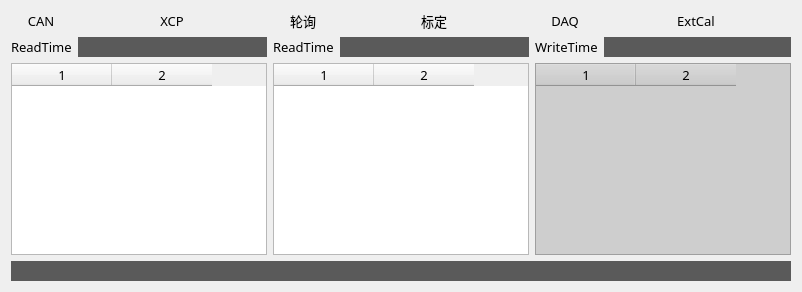
      <widget class="QWidget" name="tab_2">
       <attribute name="title">
        <string>XCP_2nd</string>
       </attribute>
       <layout class="QGridLayout" name="gridLayout_3">
        <item row="0" column="0">
         <layout class="QHBoxLayout" name="horizontalLayout_7">
          <item>
           <widget class="QLabel" name="label_CAN_2">
            <property name="font">
             <font>
              <family>Segoe UI Semibold</family>
              <pointsize>10</pointsize>
              <weight>50</weight>
              <italic>false</italic>
              <bold>false</bold>
             </font>
            </property>
            <property name="frameShape">
             <enum>QFrame::NoFrame</enum>
            </property>
            <property name="text">
             <string>CAN</string>
            </property>
            <property name="alignment">
             <set>Qt::AlignCenter</set>
            </property>
           </widget>
          </item>
          <item>
           <widget class="QLabel" name="led_CAN_2">
            <property name="font">
             <font>
              <family>Segoe UI Semibold</family>
              <pointsize>10</pointsize>
              <weight>50</weight>
              <italic>false</italic>
              <bold>false</bold>
             </font>
            </property>
            <property name="frameShape">
             <enum>QFrame::NoFrame</enum>
            </property>
            <property name="text">
             <string/>
            </property>
            <property name="alignment">
             <set>Qt::AlignCenter</set>
            </property>
           </widget>
          </item>
          <item>
           <widget class="QLabel" name="label_XCP_2">
            <property name="font">
             <font>
              <family>Segoe UI Semibold</family>
              <pointsize>10</pointsize>
              <weight>50</weight>
              <italic>false</italic>
              <bold>false</bold>
             </font>
            </property>
            <property name="frameShape">
             <enum>QFrame::NoFrame</enum>
            </property>
            <property name="text">
             <string>XCP</string>
            </property>
            <property name="alignment">
             <set>Qt::AlignCenter</set>
            </property>
           </widget>
          </item>
          <item>
           <widget class="QLabel" name="led_XCP_2">
            <property name="font">
             <font>
              <family>Segoe UI Semibold</family>
              <pointsize>10</pointsize>
              <weight>50</weight>
              <italic>false</italic>
              <bold>false</bold>
             </font>
            </property>
            <property name="frameShape">
             <enum>QFrame::NoFrame</enum>
            </property>
            <property name="text">
             <string/>
            </property>
            <property name="alignment">
             <set>Qt::AlignCenter</set>
            </property>
           </widget>
          </item>
          <item>
           <widget class="QLabel" name="label_Polling_2">
            <property name="font">
             <font>
              <family>Segoe UI Semibold</family>
              <pointsize>10</pointsize>
              <weight>50</weight>
              <italic>false</italic>
              <bold>false</bold>
             </font>
            </property>
            <property name="frameShape">
             <enum>QFrame::NoFrame</enum>
            </property>
            <property name="text">
             <string>轮询</string>
            </property>
            <property name="alignment">
             <set>Qt::AlignCenter</set>
            </property>
           </widget>
          </item>
          <item>
           <widget class="QLabel" name="led_Polling_2">
            <property name="font">
             <font>
              <family>Segoe UI Semibold</family>
              <pointsize>10</pointsize>
              <weight>50</weight>
              <italic>false</italic>
              <bold>false</bold>
             </font>
            </property>
            <property name="frameShape">
             <enum>QFrame::NoFrame</enum>
            </property>
            <property name="text">
             <string/>
            </property>
            <property name="alignment">
             <set>Qt::AlignCenter</set>
            </property>
           </widget>
          </item>
          <item>
           <widget class="QLabel" name="label_Cali_2">
            <property name="font">
             <font>
              <family>Segoe UI Semibold</family>
              <pointsize>10</pointsize>
              <weight>50</weight>
              <italic>false</italic>
              <bold>false</bold>
             </font>
            </property>
            <property name="frameShape">
             <enum>QFrame::NoFrame</enum>
            </property>
            <property name="text">
             <string>标定</string>
            </property>
            <property name="alignment">
             <set>Qt::AlignCenter</set>
            </property>
           </widget>
          </item>
          <item>
           <widget class="QLabel" name="led_Cali_2">
            <property name="font">
             <font>
              <family>Segoe UI Semibold</family>
              <pointsize>10</pointsize>
              <weight>50</weight>
              <italic>false</italic>
              <bold>false</bold>
             </font>
            </property>
            <property name="frameShape">
             <enum>QFrame::NoFrame</enum>
            </property>
            <property name="text">
             <string/>
            </property>
            <property name="alignment">
             <set>Qt::AlignCenter</set>
            </property>
           </widget>
          </item>
          <item>
           <widget class="QLabel" name="label_Daq_2">
            <property name="font">
             <font>
              <family>Segoe UI Semibold</family>
              <pointsize>10</pointsize>
              <weight>50</weight>
              <italic>false</italic>
              <bold>false</bold>
             </font>
            </property>
            <property name="frameShape">
             <enum>QFrame::NoFrame</enum>
            </property>
            <property name="text">
             <string>DAQ</string>
            </property>
            <property name="alignment">
             <set>Qt::AlignCenter</set>
            </property>
           </widget>
          </item>
          <item>
           <widget class="QLabel" name="led_Daq_2">
            <property name="font">
             <font>
              <family>Segoe UI Semibold</family>
              <pointsize>10</pointsize>
              <weight>50</weight>
              <italic>false</italic>
              <bold>false</bold>
             </font>
            </property>
            <property name="frameShape">
             <enum>QFrame::NoFrame</enum>
            </property>
            <property name="text">
             <string/>
            </property>
            <property name="alignment">
             <set>Qt::AlignCenter</set>
            </property>
           </widget>
          </item>
          <item>
           <widget class="QLabel" name="label_Rsv_2">
            <property name="font">
             <font>
              <family>Segoe UI Semibold</family>
              <pointsize>10</pointsize>
              <weight>50</weight>
              <italic>false</italic>
              <bold>false</bold>
             </font>
            </property>
            <property name="frameShape">
             <enum>QFrame::NoFrame</enum>
            </property>
            <property name="text">
             <string>ExtCal</string>
            </property>
            <property name="alignment">
             <set>Qt::AlignCenter</set>
            </property>
           </widget>
          </item>
          <item>
           <widget class="QLabel" name="led_Ext_2">
            <property name="font">
             <font>
              <family>Segoe UI Semibold</family>
              <pointsize>10</pointsize>
              <weight>50</weight>
              <italic>false</italic>
              <bold>false</bold>
             </font>
            </property>
            <property name="frameShape">
             <enum>QFrame::NoFrame</enum>
            </property>
            <property name="text">
             <string/>
            </property>
            <property name="alignment">
             <set>Qt::AlignCenter</set>
            </property>
           </widget>
          </item>
         </layout>
        </item>
        <item row="1" column="0">
         <layout class="QHBoxLayout" name="horizontalLayout_8">
          <item>
           <layout class="QVBoxLayout" name="verticalLayout_4" stretch="0,8">
            <item>
             <layout class="QHBoxLayout" name="horizontalLayout_9">
              <item>
               <widget class="QLabel" name="label_4">
                <property name="font">
                 <font>
                  <family>Segoe UI Semibold</family>
                  <pointsize>10</pointsize>
                  <weight>50</weight>
                  <italic>false</italic>
                  <bold>false</bold>
                 </font>
                </property>
                <property name="text">
                 <string>ReadTime</string>
                </property>
               </widget>
              </item>
              <item>
               <widget class="QLineEdit" name="le_readTime_Polling_2">
                <property name="font">
                 <font>
                  <family>Segoe UI Semibold</family>
                  <pointsize>10</pointsize>
                  <weight>50</weight>
                  <italic>false</italic>
                  <bold>false</bold>
                 </font>
                </property>
                <property name="styleSheet">
                 <string notr="true">background-color: rgb(90, 90, 90);
color: rgb(255, 255, 0);</string>
                </property>
                <property name="frame">
                 <bool>false</bool>
                </property>
                <property name="alignment">
                 <set>Qt::AlignCenter</set>
                </property>
                <property name="readOnly">
                 <bool>true</bool>
                </property>
               </widget>
              </item>
             </layout>
            </item>
            <item>
             <widget class="QTableWidget" name="tableWidget_Read_2">
              <property name="font">
               <font>
                <family>Segoe UI Semibold</family>
                <pointsize>10</pointsize>
                <weight>50</weight>
                <italic>false</italic>
                <bold>false</bold>
               </font>
              </property>
              <property name="editTriggers">
               <set>QAbstractItemView::NoEditTriggers</set>
              </property>
              <property name="alternatingRowColors">
               <bool>true</bool>
              </property>
              <property name="columnCount">
               <number>2</number>
              </property>
              <column/>
              <column/>
             </widget>
            </item>
           </layout>
          </item>
          <item>
           <layout class="QVBoxLayout" name="verticalLayout_5" stretch="0,8">
            <item>
             <layout class="QHBoxLayout" name="horizontalLayout_10">
              <item>
               <widget class="QLabel" name="label_5">
                <property name="font">
                 <font>
                  <family>Segoe UI Semibold</family>
                  <pointsize>10</pointsize>
                  <weight>50</weight>
                  <italic>false</italic>
                  <bold>false</bold>
                 </font>
                </property>
                <property name="text">
                 <string>ReadTime</string>
                </property>
               </widget>
              </item>
              <item>
               <widget class="QLineEdit" name="le_readTime_DAQ_2">
                <property name="font">
                 <font>
                  <family>Segoe UI Semibold</family>
                  <pointsize>10</pointsize>
                  <weight>50</weight>
                  <italic>false</italic>
                  <bold>false</bold>
                 </font>
                </property>
                <property name="styleSheet">
                 <string notr="true">background-color: rgb(90, 90, 90);
color: rgb(255, 255, 0);</string>
                </property>
                <property name="frame">
                 <bool>false</bool>
                </property>
                <property name="alignment">
                 <set>Qt::AlignCenter</set>
                </property>
                <property name="readOnly">
                 <bool>true</bool>
                </property>
               </widget>
              </item>
             </layout>
            </item>
            <item>
             <widget class="QTableWidget" name="tableWidget_Read_DAQ_2">
              <property name="font">
               <font>
                <family>Segoe UI Semibold</family>
                <pointsize>10</pointsize>
                <weight>50</weight>
                <italic>false</italic>
                <bold>false</bold>
               </font>
              </property>
              <property name="editTriggers">
               <set>QAbstractItemView::NoEditTriggers</set>
              </property>
              <property name="alternatingRowColors">
               <bool>true</bool>
              </property>
              <property name="columnCount">
               <number>2</number>
              </property>
              <column/>
              <column/>
             </widget>
            </item>
           </layout>
          </item>
          <item>
           <layout class="QVBoxLayout" name="verticalLayout_6">
            <item>
             <layout class="QHBoxLayout" name="horizontalLayout_11">
              <item>
               <widget class="QLabel" name="label_6">
                <property name="font">
                 <font>
                  <family>Segoe UI Semibold</family>
                  <pointsize>10</pointsize>
                  <weight>50</weight>
                  <italic>false</italic>
                  <bold>false</bold>
                 </font>
                </property>
                <property name="text">
                 <string>WriteTime</string>
                </property>
               </widget>
              </item>
              <item>
               <widget class="QLineEdit" name="le_writeTime_2">
                <property name="font">
                 <font>
                  <family>Segoe UI Semibold</family>
                  <pointsize>10</pointsize>
                  <weight>50</weight>
                  <italic>false</italic>
                  <bold>false</bold>
                 </font>
                </property>
                <property name="styleSheet">
                 <string notr="true">background-color: rgb(90, 90, 90);
color: rgb(255, 255, 0);</string>
                </property>
                <property name="frame">
                 <bool>false</bool>
                </property>
                <property name="alignment">
                 <set>Qt::AlignCenter</set>
                </property>
                <property name="readOnly">
                 <bool>true</bool>
                </property>
               </widget>
              </item>
             </layout>
            </item>
            <item>
             <widget class="QTableWidget" name="tableWidget_Write_2">
              <property name="font">
               <font>
                <family>Segoe UI Semibold</family>
                <pointsize>10</pointsize>
                <weight>50</weight>
                <italic>false</italic>
                <bold>false</bold>
               </font>
              </property>
              <property name="styleSheet">
               <string notr="true">background-color: rgb(206, 206, 206);</string>
              </property>
              <property name="editTriggers">
               <set>QAbstractItemView::NoEditTriggers</set>
              </property>
              <property name="alternatingRowColors">
               <bool>true</bool>
              </property>
              <property name="columnCount">
               <number>2</number>
              </property>
              <column/>
              <column/>
             </widget>
            </item>
           </layout>
          </item>
         </layout>
        </item>
        <item row="2" column="0">
         <widget class="QLineEdit" name="le_Log_2">
          <property name="font">
           <font>
            <family>Segoe UI Semibold</family>
            <pointsize>10</pointsize>
            <weight>50</weight>
            <italic>false</italic>
            <bold>false</bold>
           </font>
          </property>
          <property name="styleSheet">
           <string notr="true">background-color: rgb(90, 90, 90);
color: rgb(255, 255, 0);
border-color: rgb(240, 240, 240);</string>
          </property>
          <property name="frame">
           <bool>false</bool>
          </property>
          <property name="readOnly">
           <bool>true</bool>
          </property>
         </widget>
        </item>
       </layout>
      </widget>
